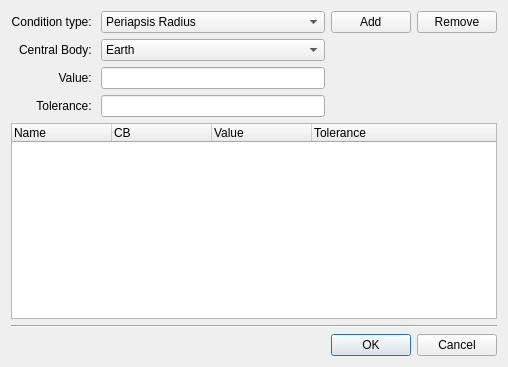
<?xml version="1.0" encoding="UTF-8"?>
<ui version="4.0">
 <class>stoppingConditionsTrajectoryDialog</class>
 <widget class="QDialog" name="stoppingConditionsTrajectoryDialog">
  <property name="windowModality">
   <enum>Qt::ApplicationModal</enum>
  </property>
  <property name="geometry">
   <rect>
    <x>0</x>
    <y>0</y>
    <width>508</width>
    <height>367</height>
   </rect>
  </property>
  <property name="minimumSize">
   <size>
    <width>508</width>
    <height>367</height>
   </size>
  </property>
  <property name="maximumSize">
   <size>
    <width>1000</width>
    <height>1000</height>
   </size>
  </property>
  <property name="windowTitle">
   <string>Stopping Conditions</string>
  </property>
  <layout class="QGridLayout" name="gridLayout_2">
   <item row="0" column="0">
    <layout class="QGridLayout" name="gridLayout">
     <item row="1" column="0" colspan="2">
      <widget class="QTreeWidget" name="stopCondTreeWidget">
       <column>
        <property name="text">
         <string>Name</string>
        </property>
       </column>
       <column>
        <property name="text">
         <string>CB</string>
        </property>
       </column>
       <column>
        <property name="text">
         <string>Value</string>
        </property>
       </column>
       <column>
        <property name="text">
         <string>Tolerance</string>
        </property>
       </column>
      </widget>
     </item>
     <item row="0" column="0" colspan="2">
      <layout class="QGridLayout" name="addStopCondLayout">
       <item row="3" column="1">
        <widget class="QLineEdit" name="stopCondValueEdit"/>
       </item>
       <item row="3" column="0">
        <widget class="QLabel" name="stopCondValueLabel">
         <property name="text">
          <string>Value: </string>
         </property>
         <property name="alignment">
          <set>Qt::AlignRight|Qt::AlignTrailing|Qt::AlignVCenter</set>
         </property>
        </widget>
       </item>
       <item row="4" column="1">
        <widget class="QLineEdit" name="stopCondTolEdit"/>
       </item>
       <item row="4" column="0">
        <widget class="QLabel" name="stopCondTolLabel">
         <property name="text">
          <string>Tolerance: </string>
         </property>
         <property name="alignment">
          <set>Qt::AlignRight|Qt::AlignTrailing|Qt::AlignVCenter</set>
         </property>
        </widget>
       </item>
       <item row="0" column="0">
        <widget class="QLabel" name="stopCondTypeLabel">
         <property name="text">
          <string>Condition type: </string>
         </property>
         <property name="alignment">
          <set>Qt::AlignRight|Qt::AlignTrailing|Qt::AlignVCenter</set>
         </property>
        </widget>
       </item>
       <item row="0" column="1">
        <widget class="QComboBox" name="stopCondComboBox">
         <item>
          <property name="text">
           <string>Periapsis Radius</string>
          </property>
         </item>
         <item>
          <property name="text">
           <string>Ascending Node</string>
          </property>
         </item>
         <item>
          <property name="text">
           <string>Body Distance</string>
          </property>
         </item>
        </widget>
       </item>
       <item row="0" column="2">
        <widget class="QPushButton" name="stopCondAddButton">
         <property name="text">
          <string>  Add  </string>
         </property>
        </widget>
       </item>
       <item row="2" column="1">
        <widget class="QComboBox" name="stopCondCentralBodyCombobox">
         <property name="enabled">
          <bool>true</bool>
         </property>
         <property name="accessibleName">
          <string>comboBoxCentralBody</string>
         </property>
         <item>
          <property name="text">
           <string>Earth</string>
          </property>
          <property name="icon">
           <iconset resource="../../iconary/sta-icons.qrc">
            <normaloff>:/icons/ComboEarth.png</normaloff>:/icons/ComboEarth.png</iconset>
          </property>
         </item>
         <item>
          <property name="text">
           <string>Moon</string>
          </property>
          <property name="icon">
           <iconset resource="../../iconary/sta-icons.qrc">
            <normaloff>:/icons/ComboMoon.png</normaloff>:/icons/ComboMoon.png</iconset>
          </property>
         </item>
         <item>
          <property name="text">
           <string>Mercury</string>
          </property>
          <property name="icon">
           <iconset resource="../../iconary/sta-icons.qrc">
            <normaloff>:/icons/ComboMercury.png</normaloff>:/icons/ComboMercury.png</iconset>
          </property>
         </item>
         <item>
          <property name="text">
           <string>Venus</string>
          </property>
          <property name="icon">
           <iconset resource="../../iconary/sta-icons.qrc">
            <normaloff>:/icons/ComboVenus.png</normaloff>:/icons/ComboVenus.png</iconset>
          </property>
         </item>
         <item>
          <property name="text">
           <string>Mars</string>
          </property>
          <property name="icon">
           <iconset resource="../../iconary/sta-icons.qrc">
            <normaloff>:/icons/ComboMars.png</normaloff>:/icons/ComboMars.png</iconset>
          </property>
         </item>
         <item>
          <property name="text">
           <string>Jupiter</string>
          </property>
          <property name="icon">
           <iconset resource="../../iconary/sta-icons.qrc">
            <normaloff>:/icons/ComboJupiter.png</normaloff>:/icons/ComboJupiter.png</iconset>
          </property>
         </item>
         <item>
          <property name="text">
           <string>Saturn</string>
          </property>
          <property name="icon">
           <iconset resource="../../iconary/sta-icons.qrc">
            <normaloff>:/icons/ComboSaturn.png</normaloff>:/icons/ComboSaturn.png</iconset>
          </property>
         </item>
         <item>
          <property name="text">
           <string>Uranus</string>
          </property>
          <property name="icon">
           <iconset resource="../../iconary/sta-icons.qrc">
            <normaloff>:/icons/ComboUranus.png</normaloff>:/icons/ComboUranus.png</iconset>
          </property>
         </item>
         <item>
          <property name="text">
           <string>Neptune</string>
          </property>
          <property name="icon">
           <iconset resource="../../iconary/sta-icons.qrc">
            <normaloff>:/icons/ComboNeptune.png</normaloff>:/icons/ComboNeptune.png</iconset>
          </property>
         </item>
         <item>
          <property name="text">
           <string>Pluto</string>
          </property>
          <property name="icon">
           <iconset resource="../../iconary/sta-icons.qrc">
            <normaloff>:/icons/ComboPluto.png</normaloff>:/icons/ComboPluto.png</iconset>
          </property>
         </item>
         <item>
          <property name="text">
           <string>Sun</string>
          </property>
          <property name="icon">
           <iconset resource="../../iconary/sta-icons.qrc">
            <normaloff>:/icons/ComboSun.png</normaloff>:/icons/ComboSun.png</iconset>
          </property>
         </item>
         <item>
          <property name="text">
           <string>Titan</string>
          </property>
          <property name="icon">
           <iconset resource="../../iconary/sta-icons.qrc">
            <normaloff>:/icons/ComboTitan.png</normaloff>:/icons/ComboTitan.png</iconset>
          </property>
         </item>
         <item>
          <property name="text">
           <string>Europa</string>
          </property>
          <property name="icon">
           <iconset resource="../../iconary/sta-icons.qrc">
            <normaloff>:/icons/ComboEuropa.png</normaloff>:/icons/ComboEuropa.png</iconset>
          </property>
         </item>
         <item>
          <property name="text">
           <string>Triton</string>
          </property>
          <property name="icon">
           <iconset resource="../../iconary/sta-icons.qrc">
            <normaloff>:/icons/ComboTriton.png</normaloff>:/icons/ComboTriton.png</iconset>
          </property>
         </item>
         <item>
          <property name="text">
           <string>Enceladus</string>
          </property>
          <property name="icon">
           <iconset resource="../../iconary/sta-icons.qrc">
            <normaloff>:/icons/ComboEnceladus.png</normaloff>:/icons/ComboEnceladus.png</iconset>
          </property>
         </item>
        </widget>
       </item>
       <item row="2" column="0">
        <widget class="QLabel" name="stopCondCentralBodyLabel">
         <property name="text">
          <string>Central Body: </string>
         </property>
         <property name="alignment">
          <set>Qt::AlignRight|Qt::AlignTrailing|Qt::AlignVCenter</set>
         </property>
        </widget>
       </item>
       <item row="0" column="3">
        <widget class="QPushButton" name="stopCondRemoveButton">
         <property name="text">
          <string>Remove</string>
         </property>
        </widget>
       </item>
      </layout>
     </item>
    </layout>
   </item>
   <item row="2" column="0">
    <widget class="QDialogButtonBox" name="buttonBoxMissionAspect">
     <property name="orientation">
      <enum>Qt::Horizontal</enum>
     </property>
     <property name="standardButtons">
      <set>QDialogButtonBox::Cancel|QDialogButtonBox::Ok</set>
     </property>
    </widget>
   </item>
   <item row="1" column="0">
    <widget class="Line" name="line">
     <property name="orientation">
      <enum>Qt::Horizontal</enum>
     </property>
    </widget>
   </item>
  </layout>
 </widget>
 <resources>
  <include location="../../iconary/sta-icons.qrc"/>
 </resources>
 <connections>
  <connection>
   <sender>buttonBoxMissionAspect</sender>
   <signal>accepted()</signal>
   <receiver>stoppingConditionsTrajectoryDialog</receiver>
   <slot>accept()</slot>
   <hints>
    <hint type="sourcelabel">
     <x>341</x>
     <y>333</y>
    </hint>
    <hint type="destinationlabel">
     <x>157</x>
     <y>274</y>
    </hint>
   </hints>
  </connection>
  <connection>
   <sender>buttonBoxMissionAspect</sender>
   <signal>rejected()</signal>
   <receiver>stoppingConditionsTrajectoryDialog</receiver>
   <slot>reject()</slot>
   <hints>
    <hint type="sourcelabel">
     <x>409</x>
     <y>333</y>
    </hint>
    <hint type="destinationlabel">
     <x>286</x>
     <y>274</y>
    </hint>
   </hints>
  </connection>
 </connections>
</ui>
